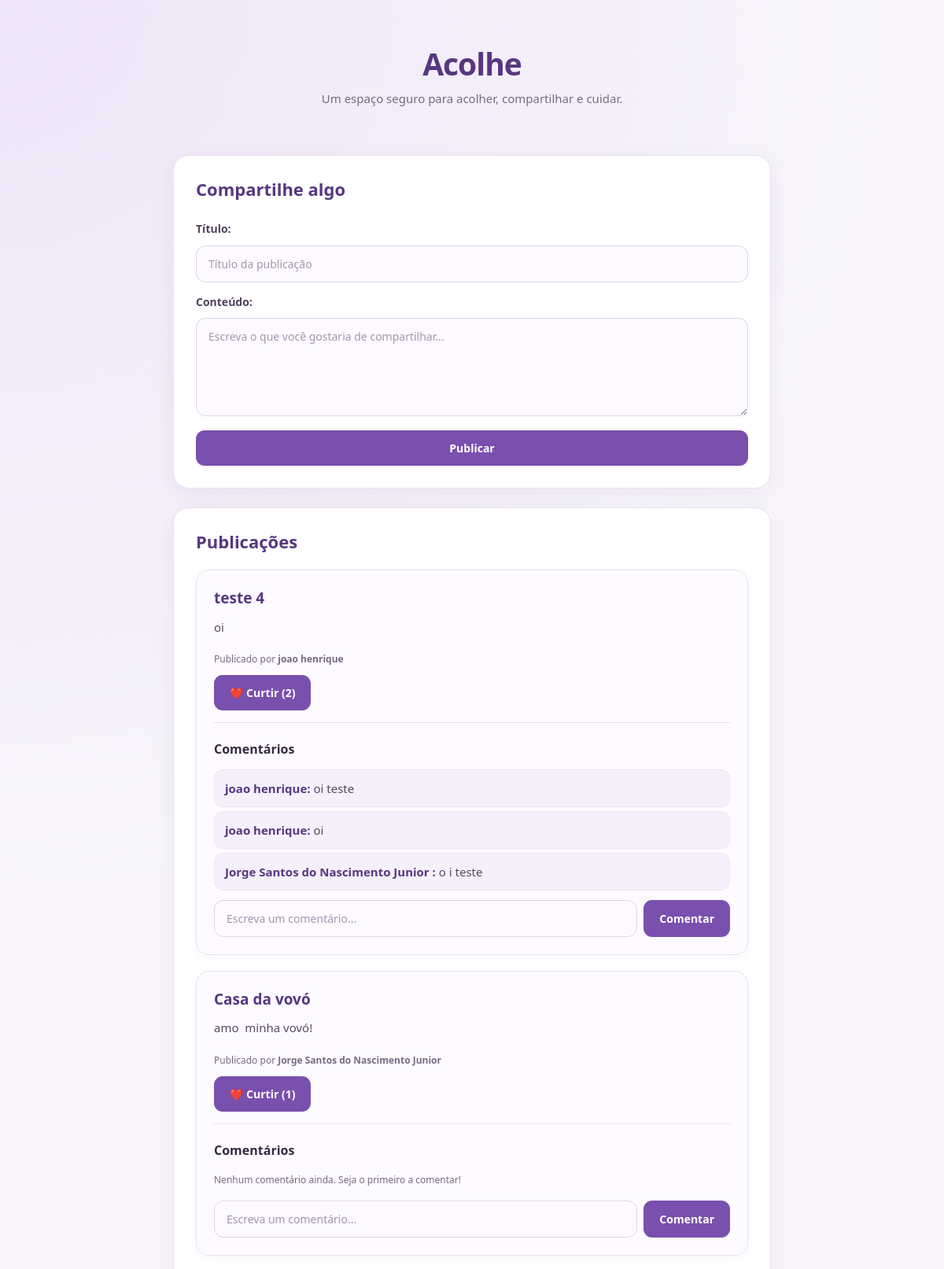
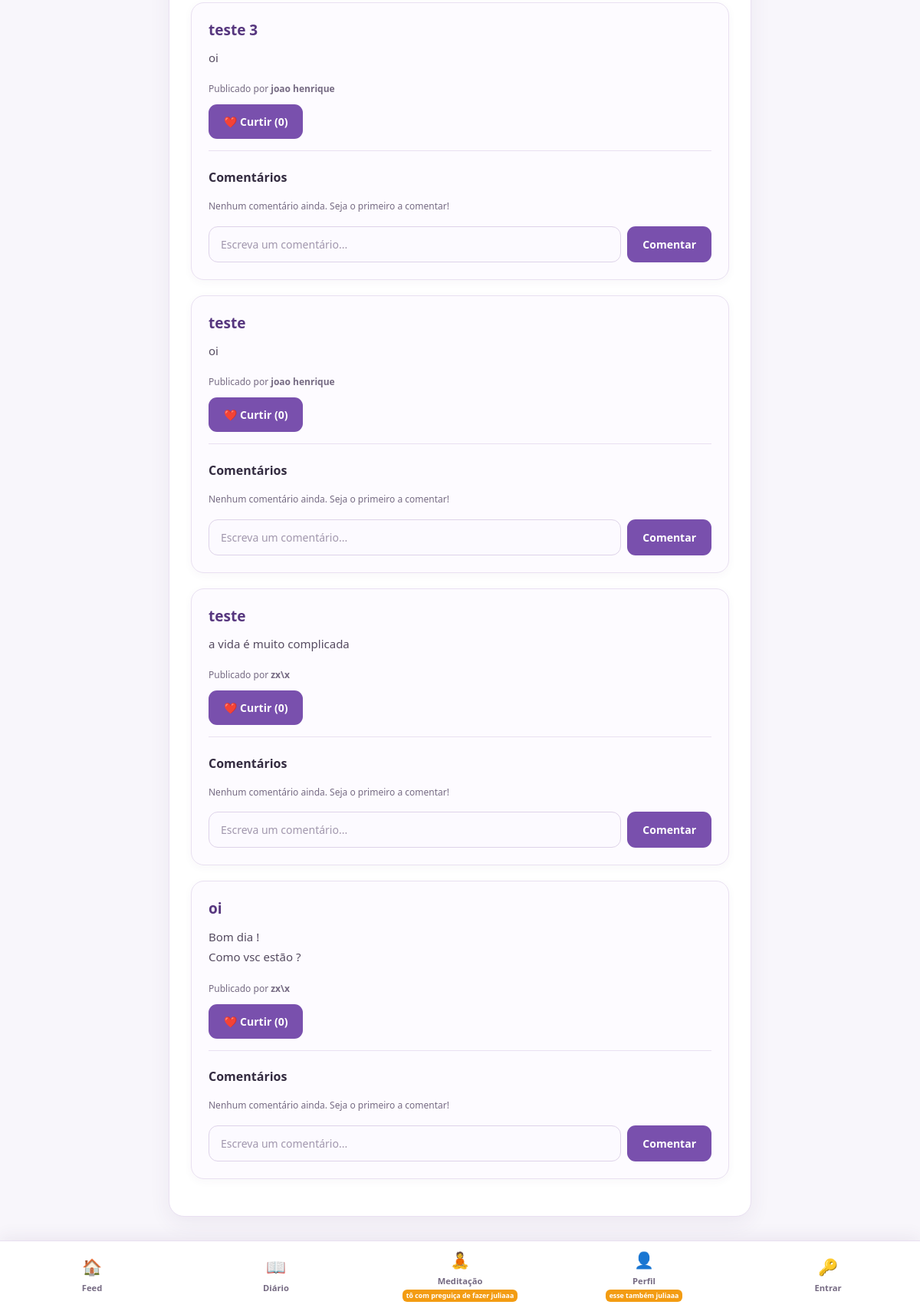
The page /feed on the database as committed earlier (2 pictures, top to bottom).
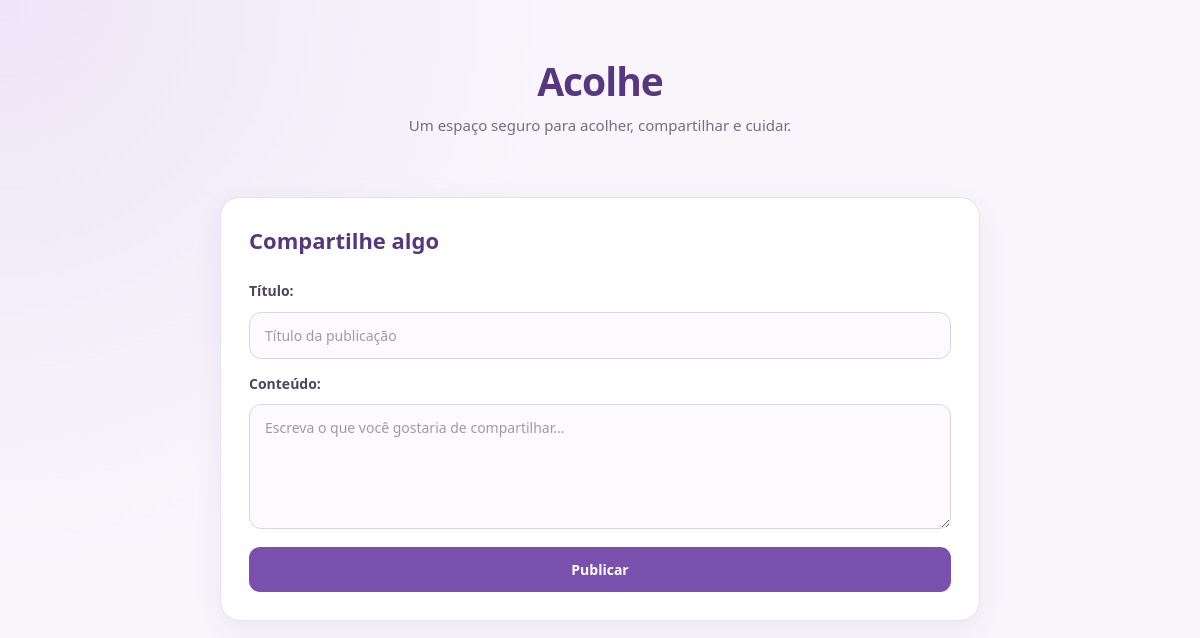
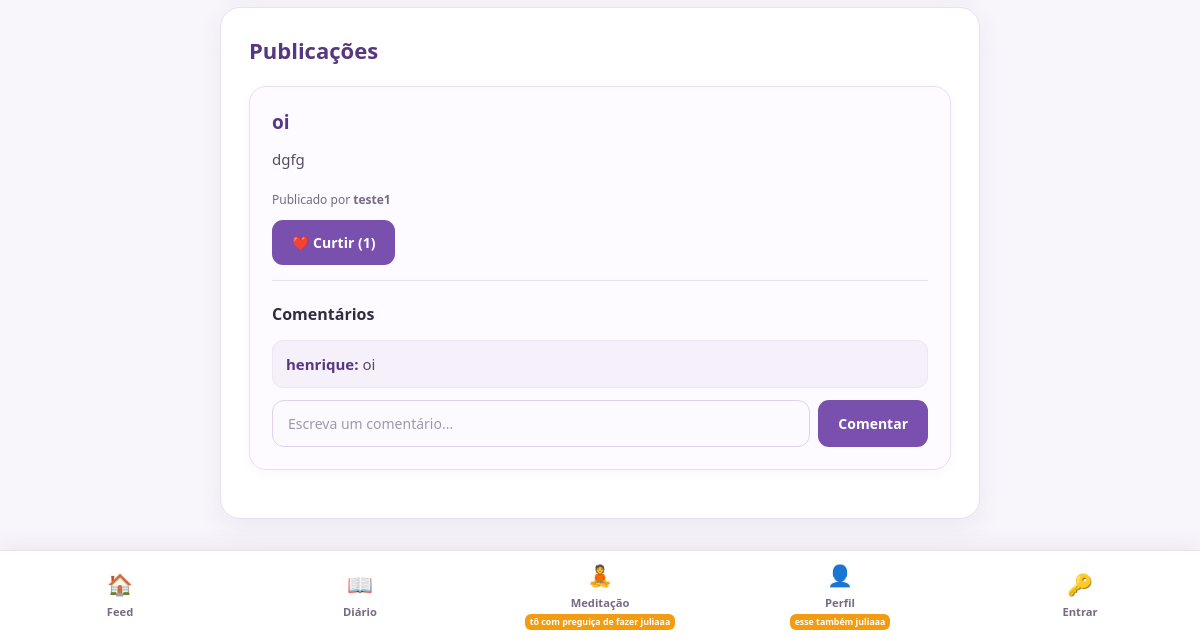
The same page on the database as committed later (2 pictures, top to bottom).
### model.py (models this page shows)
class Publi(db.Model):
    __tablename__ = 'publicacoes'
    id_publi = db.Column(db.Integer, primary_key=True)
    titulo_publi = db.Column(db.String(150), nullable=False)
    texto_publi = db.Column(db.String(500), nullable=False)
    status = db.Column(db.String(50), default='ativo')
    data_publi = db.Column(db.DateTime, default=db.func.now())
    usu_id = db.Column(
        db.Integer,
        db.ForeignKey('usuarios.id_usu'),
        nullable=False
    )
    curtidas = db.relationship('Curt', backref='publicacao', lazy=True)
    comentarios = db.relationship('Coment', backref='publicacao', lazy=True)

class Usu(db.Model):
    __tablename__ = 'usuarios'
    id_usu = db.Column(db.Integer, primary_key=True)
    nome = db.Column(db.String(40), nullable=False)
    gmail = db.Column(db.String(60), nullable=False, unique=True)
    senha = db.Column(db.String(100), nullable=False)
    curtidas = db.relationship('Curt', backref='usuario', lazy=True)
    comentarios = db.relationship('Coment', backref='usuario', lazy=True)
    publicacoes = db.relationship('Publi', backref='usuario', lazy=True)
    diarios = db.relationship('Diar', backref='usuario', lazy=True)
    notificacoes = db.relationship('Not', backref='usuario', lazy=True)

class Coment(db.Model):
    __tablename__ = 'comentarios'
    id_coment = db.Column(db.Integer, primary_key=True)
    texto_coment = db.Column(db.String(300), nullable=False)
    data_coment = db.Column(db.DateTime, default=db.func.now())
    usu_id = db.Column(
        db.Integer,
        db.ForeignKey('usuarios.id_usu'),
        nullable=False
    )
    id_publicacao = db.Column(
        db.Integer,
        db.ForeignKey('publicacoes.id_publi'),
        nullable=False
    )

### app.py (the view)
@app.route("/feed")
def index():
    usuarios = Usu.query.all()
    publicacoes = Publi.query.order_by(Publi.data_publi.desc()).all()
    return render_template(
        "index.html",
        usuarios=usuarios,
        publicacoes=publicacoes
    )

### templates/index.html (shortened to what this page needs)
{% extends "base.html" %}
{% block conteudo %}
    <header>
        <h1>Acolhe</h1>
        <p>Um espaço seguro para acolher, compartilhar e cuidar.</p>
    </header>
    <section>
        <h2>Compartilhe algo</h2>
        <form action="{{ url_for('publi.create') }}" method="POST">
            <label for="titulo">Título:</label>
            <input type="text" id="titulo" name="titulo" placeholder="Título da publicação" required>
            <label for="conteudo">Conteúdo:</label>
            <textarea id="conteudo" name="conteudo" placeholder="Escreva o que você gostaria de compartilhar..." required></textarea>
            <button type="submit">Publicar</button>
        </form>
    </section>
    <section>
        <h2>Publicações</h2>
        {% if publicacoes %}
            {% for publicacao in publicacoes %}
                <article class="publicacao" style="border: 1px solid #ccc; padding: 15px; margin-bottom: 20px; border-radius: 8px;">
                    <h3>{{ publicacao.titulo_publi }}</h3>
                    <p>{{ publicacao.texto_publi }}</p>
                    {% if publicacao.usuario %}
                        <small>Publicado por <strong>{{ publicacao.usuario.nome }}</strong></small>
                    {% endif %}
                    <div style="margin-top: 10px;">
                        <form action="{{ url_for('publi.curtir', publi_id=publicacao.id_publi) }}" method="POST" style="display: inline;">
                            <button type="submit">❤️ Curtir ({{ publicacao.curtidas|length if publicacao.curtidas else 0 }})</button>
                        </form>
                    </div>
                    <hr style="margin: 15px 0;">
                    <h4>Comentários</h4>
                    {% if publicacao.comentarios %}
                        <ul style="list-style-type: none; padding-left: 0;">
                            {% for comentario in publicacao.comentarios %}
                                <li style="background: #f4f4f4; padding: 8px; margin-bottom: 5px; border-radius: 4px;">
                                    <strong>{{ comentario.usuario.nome if comentario.usuario else 'Anônimo' }}:</strong>
                                    {{ comentario.texto_coment }}
                                </li>
                            {% endfor %}
                        </ul>
                    {% else %}
                        <p><small>Nenhum comentário ainda. Seja o primeiro a comentar!</small></p>
                    {% endif %}
                    <form action="{{ url_for('publi.comentar', publi_id=publicacao.id_publi) }}" method="POST" style="margin-top: 10px;">
                        <input type="text" name="texto_coment" placeholder="Escreva um comentário..." required style="width: 70%;">
                        <button type="submit">Comentar</button>
                    </form>
                </article>
            {% endfor %}
        {% else %}
            <p>Ainda não existem publicações.</p>
        {% endif %}
    </section>
{% endblock conteudo %}

### templates/base.html (shortened to what this page needs)
<!DOCTYPE html>
<html lang="pt-br">
<head>
    <link rel="stylesheet" href="{{ url_for('static', filename='css/style.css') }}?v=1.5">
</head>
<body>
    <main class="container">
        {% block conteudo %}{% endblock %}
    </main>
    {% if request.endpoint not in ['home', 'usu.create'] %}
    <nav class="bottom-nav">
        <a href="{{ url_for('index') }}" class="nav-item">
            <span class="nav-icon">🏠</span>
            <span>Feed</span>
        </a>
        <a href="{{ url_for('diar.index') }}" class="nav-item">
            <span class="nav-icon">📖</span>
            <span>Diário</span>
        </a>
        <a href="#" class="nav-item" onclick="alert('Espaço de Meditação está em desenvolvimento!'); return false;">
            <span class="nav-icon">🧘</span>
            <span>Meditação</span>
            <span class="badge-dev">tô com preguiça de fazer juliaaa</span>
        </a>
        <a href="#" class="nav-item" onclick="alert('Perfil em desenvolvimento!'); return false;">
            <span class="nav-icon">👤</span>
            <span>Perfil</span>
            <span class="badge-dev">esse também juliaaa</span>
        </a>
        {% if session.get('usuario_id') %}
            <a href="{{ url_for('usu.logout') }}" class="nav-item">
                <span class="nav-icon">🚪</span>
                <span>Sair</span>
            </a>
        {% else %}
            <a href="{{ url_for('home') }}" class="nav-item">
                <span class="nav-icon">🔑</span>
                <span>Entrar</span>
            </a>
        {% endif %}
    </nav>
    {% endif %}
</body>
</html>

### static/css/style.css (style rules this page uses)
* { box-sizing: border-box; }
html { min-height: 100%; scroll-behavior: smooth; }
body { margin: 0; padding: 36px 20px 95px 20px; min-height: 100vh; background: radial-gradient(circle at top left, #eee5f8 0, transparent 32%), #f8f6fb; color: #332b40; font-family: "Segoe UI", Arial, sans-serif; font-size: 15px; line-height: 1.6; -webkit-font-smoothing: antialiased; }
main { width: 100%; max-width: 760px; margin: 0 auto; }
header { text-align: center; margin: 0 auto 30px; padding: 22px 16px; }
header h1 { margin: 0 0 8px; color: #57377f; font-size: clamp(30px, 5vw, 39px); line-height: 1.2; letter-spacing: -1px; font-weight: 750; }
header p { margin: 8px 0; color: #766b83; font-size: 15px; }
section { margin-bottom: 24px; padding: 28px; background: #ffffff; border: 1px solid #e9e0f1; border-radius: 20px; box-shadow: 0 8px 28px rgba(75, 47, 105, 0.07); }
section h2 { margin: 0 0 20px; color: #57377f; font-size: 22px; line-height: 1.35; font-weight: 700; }
section h3 { color: #57377f; }
section h4 { margin-bottom: 10px; color: #332b40; font-size: 16px; }
p { overflow-wrap: anywhere; }
form { display: flex; flex-direction: column; gap: 9px; }
label { margin-top: 5px; color: #51435f; font-size: 14px; font-weight: 600; }
input, textarea { display: block; width: 100%; min-width: 0; padding: 13px 15px; border: 1px solid #ded3e9; border-radius: 12px; outline: none; background: #fcfaff; color: #332b40; font-family: inherit; font-size: 14px; transition: border-color 0.2s ease, box-shadow 0.2s ease, background 0.2s ease; }
input::placeholder, textarea::placeholder { color: #a197ad; }
textarea { min-height: 125px; resize: vertical; }
button { display: inline-flex; align-items: center; justify-content: center; gap: 7px; margin-top: 9px; padding: 12px 19px; border: 1px solid transparent; border-radius: 11px; background: #7950ad; color: #ffffff; font-family: inherit; font-size: 14px; font-weight: 650; cursor: pointer; transition: background 0.2s ease, box-shadow 0.2s ease, transform 0.2s ease; }
a { color: #7950ad; font-weight: 650; text-decoration: none; transition: color 0.2s ease; }
.publicacao { margin: 16px 0 22px; padding: 22px !important; border: 1px solid #e9e0f1 !important; border-radius: 17px !important; background: #fdfbff !important; box-shadow: 0 3px 12px rgba(75, 47, 105, 0.04); }
.publicacao h3 { margin: 0 0 10px; color: #57377f; font-size: 19px; line-height: 1.4; overflow-wrap: anywhere; }
.publicacao p { margin: 0 0 14px; color: #554b60; line-height: 1.75; white-space: pre-wrap; }
.publicacao small { color: #766b83; font-size: 12px; }
.publicacao form { gap: 8px; }
.publicacao form[style*="inline"] { display: inline-flex; flex-direction: row; margin-top: 10px; }
.publicacao form[style*="inline"] button { margin-top: 0; }
.publicacao hr { height: 1px; border: 0; background: #e9e0f1; }
.publicacao ul { margin: 12px 0; padding: 0; }
.publicacao li { margin-bottom: 8px; padding: 11px 13px !important; border: 1px solid #eee5f5; border-radius: 11px !important; background: #f5f0fa !important; color: #554b60; overflow-wrap: anywhere; }
.publicacao li strong { color: #57377f; }
.publicacao form[style*="margin-top"] { display: flex; flex-direction: row; align-items: stretch; gap: 8px; margin-top: 12px !important; }
.publicacao form[style*="margin-top"] input { flex: 1; width: auto !important; min-width: 0; }
.publicacao form[style*="margin-top"] button { flex-shrink: 0; margin-top: 0; }
.bottom-nav { position: fixed; bottom: 0; left: 0; width: 100%; background-color: rgba(255, 255, 255, 0.95); backdrop-filter: blur(8px); border-top: 1px solid #e9e0f1; display: flex; justify-content: space-around; align-items: center; padding: 8px 0; box-shadow: 0 -4px 20px rgba(75, 47, 105, 0.08); z-index: 1000; }
.nav-item { display: flex; flex-direction: column; align-items: center; text-decoration: none; color: #766b83; font-size: 0.7rem; font-weight: 650; flex: 1; text-align: center; transition: color 0.2s ease; }
.nav-icon { font-size: 1.3rem; margin-bottom: 2px; }
.badge-dev { font-size: 0.55rem; background-color: #f39c12; color: #fff; padding: 1px 5px; border-radius: 6px; margin-top: 2px; font-weight: 700; }

Rows that differ between the two databases and show on the page:
removed Publi: titulo_publi "teste 4", texto_publi "oi", usuario.nome "joao henrique", curtidas|length "2", Coment (usuario "joao henrique", texto_coment "oi teste")
removed Coment: usuario "joao henrique", texto_coment "oi", shown under "teste 4"
removed Coment: usuario "Jorge Santos do Nascimento Junior", texto_coment "o i teste", shown under "teste 4"
removed Publi: titulo_publi "Casa da vovó", texto_publi "amo minha vovó!", usuario.nome "Jorge Santos do Nascimento Junior", curtidas|length "1", shows "Nenhum comentário ainda. Seja o primeiro a comentar!"
removed Publi: titulo_publi "teste 3", texto_publi "oi", usuario.nome "joao henrique", curtidas|length "0", shows "Nenhum comentário ainda. Seja o primeiro a comentar!"
removed Publi: titulo_publi "teste", texto_publi "oi", usuario.nome "joao henrique", curtidas|length "0", shows "Nenhum comentário ainda. Seja o primeiro a comentar!"
removed Publi: titulo_publi "teste", texto_publi "a vida é muito complicada", usuario.nome "zx\\x", curtidas|length "0", shows "Nenhum comentário ainda. Seja o primeiro a comentar!"
changed Publi "oi": texto_publi "Bom dia ! Como vsc estão ?" → "dgfg"; usuario.nome "zx\\x" → "teste1"; curtidas|length "0" → "1"; gains Coment (usuario "henrique", texto_coment "oi"); no longer shows "Nenhum comentário ainda. Seja o primeiro a comentar!"
